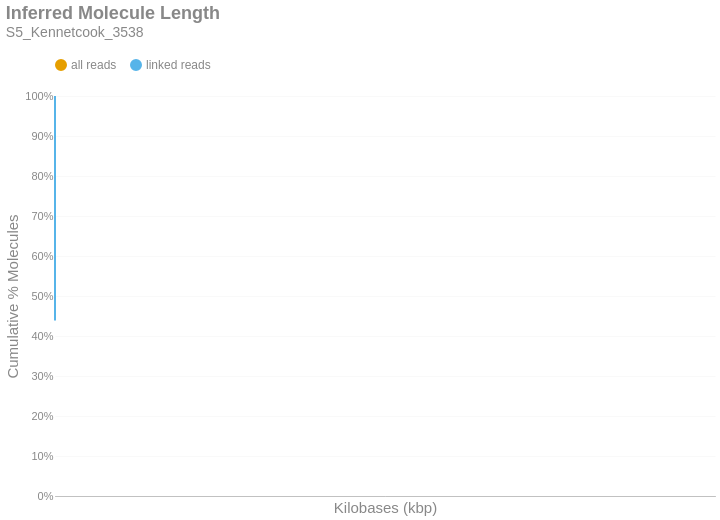

Notebook cell for this chart:
### Markdown cell above
### Inferred Molecule Length
This is the cumulative frequency distribution of molecule lengths inferred from the first and last alignment positions along a contig for all alignments associated with a single linked-read barcode on a given contig.There are two distributions: one with `all` the alignments (yellow) and another with only `linked reads` (blue). The percent of molecules in the `linked reads` distribution is relative to the total number of linked molecules.

### Code cell
if SKIPLR:
    print_html(f"Skipped")
else:
    binned_df = consolidated_hist(valids['length_inferred']/1000, mask, 10, True)
    binned_df = binned_df.with_columns(
        pl.when(pl.col('bin').cast(pl.Utf8) == '0').then(pl.lit('1')).otherwise(pl.col('bin').cast(pl.Utf8)).alias('bin')
    )
    with SafeRender(binned_df):
        (
            density_plot(binned_df, 'Inferred Molecule Length', samplename, 'inferredlen')
            .transform_calculate(bin_kb='datum.bin / 1000')
            .encode(
                x=alt.X('bin_kb:Q', title="Kilobases (kbp)").scale(type='log', padding=0).axis(labelAngle=-40),
                y=alt.Y('value:Q', title='Cumulative % Molecules')
                    .axis(format='%')
                    .stack(False)
                    .scale(domainMin=0, domainMax=1,padding=0),
                color=alt.Color("key:N").scale(domain = ["all reads", "linked reads"]),
                tooltip = [
                    alt.Tooltip("key:N", title = "Data Type"),
                    alt.Tooltip("range_label:N", title="Kilobases"),
                    alt.Tooltip("value:Q", format = ".2%", title="% Molecules (Cum.)")
                ]
            )
        ).display()

### Figure 1 — Vega-Lite specification as saved in the notebook (floating-point values rounded to 4 significant figures; data arrays with more than 128 entries replaced by an {"elided": "..."} marker saying what was removed)
{"width": "container", "height": 400, "config": {"title": {"anchor": "start", "dy": -15, "fontSize": 18, "color": "#888888", "subtitleColor": "#888888", "subtitleFontSize": 14}, "arc": {"fill": "#0072B2"}, "axis": {"domainColor": "#888888", "domainWidth": 0.5, "gridWidth": 0.2, "grid": false, "titleFontWeight": 400, "titleFontSize": 15, "labelFontSize": 11, "labelColor": "#888888", "tickColor": "#888888", "tickWidth": 0.2, "titleColor": "#888888"}, "axisBand": {"grid": false}, "axisX": {"grid": true, "tickSize": 10, "domainCap": "round"}, "axisY": {"domain": false, "grid": true, "tickSize": 0, "domainCap": "round"}, "background": "transparent", "header": {"labelFontSize": 15, "labelColor": "#888888", "titleFontSize": 15, "titleFontWeight": 600, "titleColor": "#888888"}, "legend": {"labelFont": "sans-serif", "labelFontSize": 12, "labelColor": "#888888", "symbolSize": 100, "symbolType": "circle", "titleFontSize": 12, "titlePadding": 10, "titleColor": "#888888", "title": null, "orient": "top"}, "range": {"category": ["#E69F00", "#56B4E9", "#009E73", "#F0E442", "#0072B2", "#D55E00", "#CC79A7", "#000000"], "diverging": ["#cfe8f3", "#a2d4ec", "#73bfe2", "#46abdb", "#1696d2", "#12719e"]}, "area": {"fill": "#0072B2", "fillOpacity": 0.7, "line": true, "strokeOpacity": 0.7}, "line": {"color": "#0072B2", "stroke": "#0072B2", "strokeWidth": 2}, "trail": {"color": "#0072B2", "stroke": "#0072B2", "strokeWidth": 0, "size": 1}, "point": {"filled": true, "fillOpacity": 1.0, "size": 95}, "text": {"color": "#888888", "fontSize": 11, "align": "right", "fontWeight": 400, "size": 11}, "bar": {"fill": "#0072B2", "stroke": null}, "view": {"stroke": null, "continuousWidth": 660, "continuousHeight": 400}}, "data": {"name": "data-9659936ae0cf617863ac76d83b59845e"}, "mark": {"type": "line", "interpolate": "monotone", "point": {"opacity": 0, "size": 275}}, "encoding": {"color": {"field": "key", "scale": {"domain": ["all reads", "linked reads"]}, "type": "nominal"}, "tooltip": [{"field": "key", "title": "Data Type", "type": "nominal"}, {"field": "range_label", "title": "Kilobases", "type": "nominal"}, {"field": "value", "format": ".2%", "title": "% Molecules (Cum.)", "type": "quantitative"}], "x": {"axis": {"labelAngle": -40}, "field": "bin_kb", "scale": {"type": "log", "padding": 0}, "title": "Kilobases (kbp)", "type": "quantitative"}, "y": {"axis": {"format": "%"}, "field": "value", "scale": {"domainMin": 0, "domainMax": 1, "padding": 0}, "stack": false, "title": "Cumulative % Molecules", "type": "quantitative"}}, "params": [{"name": "param_c36ac31b6afebe62", "select": {"type": "point", "fields": ["key"]}, "bind": "legend"}], "title": {"text": "Inferred Molecule Length", "subtitle": "S5_Kennetcook_3538"}, "transform": [{"fold": ["all reads (cumsum)", "linked reads (cumsum)"]}, {"calculate": "replace(datum.key, ' (cumsum)', '')", "as": "key"}, {"filter": {"param": "param_c36ac31b6afebe62"}}, {"calculate": "datum.bin / 1000", "as": "bin_kb"}], "usermeta": {"embedOptions": {"downloadFileName": "S5_Kennetcook_3538.inferredlen"}}, "$schema": "https://vega.github.io/schema/vega-lite/v6.1.0.json", "datasets": {"data-9659936ae0cf617863ac76d83b59845e": {"elided": "778 records"}}}
